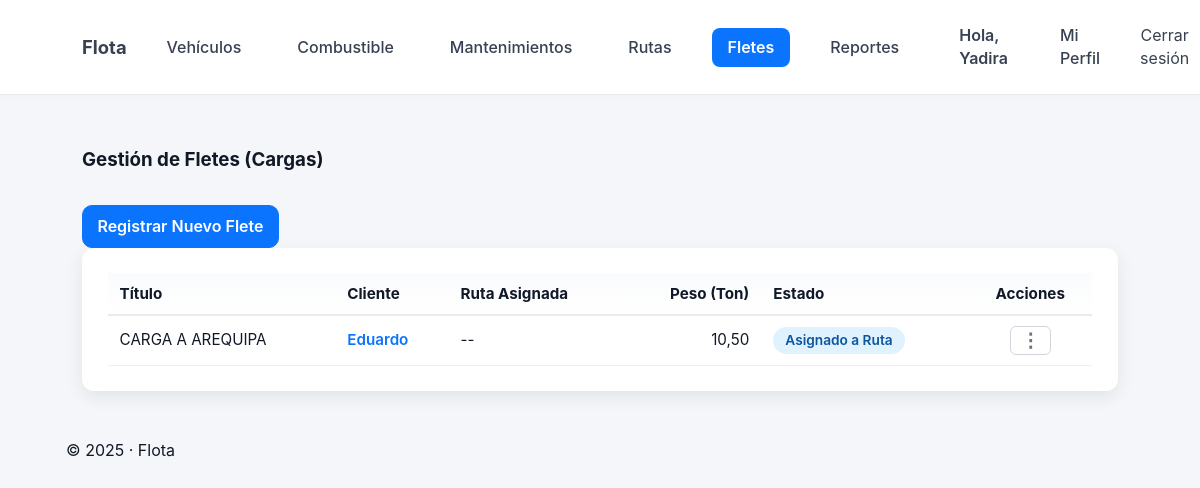
Screenshot of /fletes/ (signed in) with the database file from the repository.
### vehiculos/models.py (models this page shows, shortened)
class Flete(models.Model):
    ESTADO_PENDIENTE = 'pendiente'
    ESTADO_ASIGNADO = 'asignado'
    ESTADO_EN_TRANSITO = 'en_transito'
    ESTADO_ENTREGADO = 'entregado'
    ESTADO_CANCELADO = 'cancelado'
    ESTADO_CHOICES = [
        (ESTADO_PENDIENTE, 'Pendiente de Asignación'),
        (ESTADO_ASIGNADO, 'Asignado a Ruta'),
        (ESTADO_EN_TRANSITO, 'En Tránsito'),
        (ESTADO_ENTREGADO, 'Entregado'),
        (ESTADO_CANCELADO, 'Cancelado'),
    ]
    titulo = models.CharField(max_length=200, default='Carga sin título')
    cliente = models.CharField(max_length=200, blank=True, help_text="Nombre del cliente o empresa")
    descripcion = models.TextField(blank=True, default='')
    estado = models.CharField(
        max_length=20,
        choices=ESTADO_CHOICES,
        default=ESTADO_PENDIENTE,
        help_text="Estado actual del flete"
    )
    ruta = models.ForeignKey(
        'Ruta',  # <-- Debe apuntar al modelo 'Ruta'
        null=True,
        blank=True,
        on_delete=models.SET_NULL,
        related_name="fletes_asignados"
    )
    peso_toneladas = models.DecimalField(
        max_digits=5,
        decimal_places=2,
        null=True,
        blank=True,
        help_text="Peso de la carga en toneladas"
    )
    fecha_creacion = models.DateTimeField(auto_now_add=True)
    class Meta:
        ordering = ['-fecha_creacion']

### vehiculos/decorators.py (the view)
    def wrap(request, *args, **kwargs):
        if not request.user.is_authenticated:
            messages.error(request, 'Debes iniciar sesión para ver esta página.')
            return redirect('login') # Asumo que tu URL de login se llama 'login'
        if request.user.is_staff:
            return function(request, *args, **kwargs)
        perfil = getattr(request.user, 'perfil', None)
        if perfil and perfil.rol != 'chofer':
            return function(request, *args, **kwargs)
        messages.error(request, 'No tienes permiso para acceder a esta página.')
        return redirect('vehiculos:dashboard') # Lo mandamos a su dashboard

### vehiculos/views.py (called while the page is built)
@login_required
@admin_o_logistica_required # Protegemos esta vista
def lista_fletes(request):
    fletes = Flete.objects.all().order_by('-fecha_creacion')
    contexto = {
        'fletes': fletes
    }
    return render(request, 'vehiculos/lista_fletes.html', contexto)

### vehiculos/templates/vehiculos/lista_fletes.html (shortened to what this page needs)
{% extends 'base.html' %}
{% load humanize %}
{% load static %}
{% block content %}
<div class="container mt-4">
  <div class="d-flex justify-content-between align-items-center mb-3">
    <h3>Gestión de Fletes (Cargas)</h3>
    <a href="{% url 'vehiculos:crear_flete' %}" class="btn btn-primary">
      Registrar Nuevo Flete
    </a>
  </div>
  <div class="card shadow-sm">
    <div class="table-responsive">
      <table class="table table-hover">
        <thead>
          <tr>
            <th scope="col">Título</th>
            <th scope="col">Cliente</th>
            <th scope="col">Ruta Asignada</th>
            <th scope="col" class="th-number">Peso (Ton)</th>
            <th scope="col">Estado</th>
            <th scope="col" style="text-align: center;">Acciones</th>
          </tr>
        </thead>
        <tbody>
          {% for flete in fletes %}
          <tr>
            <td>{{ flete.titulo }}</td>
            <td>
              <a href="{% url 'vehiculos:editar_flete' flete.pk %}" style="text-decoration: none; font-weight: 600; color: #0b74ff;">
                {{ flete.cliente|default:"N/A" }}
              </a>
            </td>
            <td>{{ flete.ruta.titulo|default:"--" }}</td>
            <td class="td-number">{{ flete.peso_toneladas|default:"--" }}</td>
            <td>
              <span class="status-chip status-{{ flete.estado }}">
                {{ flete.get_estado_display }}
              </span>
            </td>
            <td style="text-align: center;">
              <div class="actions-menu">
                <button class="actions-menu-button">⋮</button>
              </div>
            </td>
          </tr>
          {% empty %}
          <tr>
            <td colspan="6" class="text-center">
              Aún no hay fletes (cargas) registrados.
            </td>
          </tr>
          {% endfor %}
        </tbody>
      </table>
    </div>
  </div>
</div>
{% endblock %}

### vehiculos/templates/base.html (shortened to what this page needs)
{% load static %}
<!doctype html>
<html lang="es">
<head>
  <link rel="stylesheet" href="{% static 'css/styles.css' %}">
</head>
<body>
  <header class="topbar">
    <div class="container topbar-inner">
      <nav>
        <a class="brand" href="{% url 'vehiculos:dashboard' %}">Flota</a>
        {% if user.is_authenticated %}
          {% with view_name=request.resolver_match.url_name %}
            <a class="nav-link {% if view_name == 'listar_vehiculos' or view_name == 'agregar_vehiculo' or view_name == 'detalle_vehiculo' or view_name == 'editar_vehiculo' %}active{% endif %}"
               href="{% url 'vehiculos:listar_vehiculos' %}">Vehículos</a>
            <a class="nav-link {% if view_name == 'lista_cargas' or view_name == 'nueva_carga' or view_name == 'detalle_carga' %}active{% endif %}"
               href="{% url 'vehiculos:lista_cargas' %}">Combustible</a>
            {% if request.user.is_staff or request.user.perfil.rol != 'chofer' %}
              <a class="nav-link {% if view_name == 'lista_mantenimientos' or view_name == 'registrar_mantenimiento' or view_name == 'detalle_mantenimiento' %}active{% endif %}"
                 href="{% url 'vehiculos:lista_mantenimientos' %}">Mantenimientos</a>
            {% endif %}
            <a class="nav-link {% if view_name == 'lista_rutas' or view_name == 'planificar_ruta' or view_name == 'detalle_ruta' %}active{% endif %}"
               href="{% url 'vehiculos:lista_rutas' %}">Rutas</a>
            {% if request.user.is_staff or request.user.perfil.rol != 'chofer' %}
              <a class="nav-link {% if view_name == 'lista_fletes' or view_name == 'crear_flete' %}active{% endif %}"
                 href="{% url 'vehiculos:lista_fletes' %}">Fletes</a>
            {% endif %}
            {% if request.user.is_staff or request.user.perfil.rol != 'chofer' %}
              <a class="nav-link {% if view_name == 'reporte_consumo' %}active{% endif %}"
                 href="{% url 'vehiculos:reporte_consumo' %}">Reportes</a>
            {% endif %}
          </nav>
          <nav>
            <div class="user-block">
              <span class="user">Hola, {{ user.username }}</span>
              <a class="nav-link {% if view_name == 'mi_perfil' %}active{% endif %}"
                 href="{% url 'vehiculos:mi_perfil' %}">Mi Perfil</a>
              <form method="post" action="{% url 'logout' %}" style="display:inline;margin:0;">
                <button type="submit" class="logout-button">
                  Cerrar sesión
                </button>
              </form>
            </div>
          {% endwith %}
        {% else %}
          <a class="nav-link" href="{% url 'vehiculos:signup' %}">Registro</a>
          <a class="nav-link" href="{% url 'login' %}">Iniciar sesión</a>
        {% endif %}
      </nav>
    </div>
  </header>
  <main class="container">
    {% block content %}{% endblock %}
  </main>
  <footer class="footer">
    <div class="container">
      {% load tz %}
      {% timezone "America/Lima" %}
         &copy; {% now "Y" %} · Flota
      {% endtimezone %}
    </div>
  </footer>
</body>
</html>

### static/css/styles.css (style rules this page uses)
:root { --bg: #f4f6f9; --card: #ffffff; --muted: #6b7280; --primary: #0b74ff; --accent: #2b9af3; --radius: 12px; --container: 1100px; --shadow: 0 6px 18px rgba(12, 20, 30, 0.08); --glass: linear-gradient(180deg, rgba(255, 255, 255, 0.9), rgba(250, 250, 250, 0.9)); }
* { box-sizing: border-box; }
body { margin: 0; font-family: Inter, "Segoe UI", Roboto, Arial, sans-serif; background: var(--bg); color: #111827; -webkit-font-smoothing: antialiased; -moz-osx-font-smoothing: grayscale; line-height: 1.45; }
.container { max-width: var(--container); margin: 0 auto; padding: 1rem; }
.topbar { background: #fff; border-bottom: 1px solid #e6e9ee; box-shadow: 0 2px 6px rgba(8, 10, 20, 0.02); }
.topbar .container, .topbar-inner { display: flex; align-items: center; justify-content: space-between; gap: 1rem; }
.brand { display: inline-block; font-weight: 700; font-size: 1.15rem; color: var(--primary); text-decoration: none; }
.topbar nav { display: flex; align-items: center; gap: 0.75rem; }
.topbar nav a, .topbar nav .user { margin-left: 1rem; color: #374151; text-decoration: none; display: inline-block; }
.nav-link { color: #374151; text-decoration: none; padding: 0.35rem 0.6rem; border-radius: 8px; }
.topbar .user { color: #374151; font-weight: 600; }
.btn { display: inline-block; padding: 0.55rem 0.9rem; border-radius: 10px; text-decoration: none; font-weight: 600; border: 1px solid transparent; cursor: pointer; transition: transform 0.12s ease, opacity 0.12s ease; }
.btn-primary { background: var(--primary); color: #fff; border-color: var(--primary); margin-top: 0.8rem; }
.card { background: var(--card); border-radius: var(--radius); padding: 1.6rem; box-shadow: var(--shadow); max-width: 100%; }
.table-responsive { overflow-x: auto; }
.table { width: 100%; border-collapse: collapse; font-family: inherit; }
.table thead th { text-align: left; font-size: 0.95rem; padding: 0.6rem 0.75rem; border-bottom: 2px solid #e9ecef; background: linear-gradient(180deg, #fafbfd, #fff); }
.table tbody td { padding: 0.6rem 0.75rem; border-bottom: 1px solid #f0f0f0; vertical-align: middle; font-size: 0.95rem; }

### vehiculos/templates/base.html (style rules this page uses)
:root { --primary-color: #0b74ff; --primary-color-text: #ffffff; --hover-bg: #f3f4f6; --text-color: #374151; --text-color-light: #6b7280; }
.topbar-inner { display: flex; justify-content: space-between; align-items: center; width: 100%; }
.topbar nav { display: flex; align-items: center; gap: 0.5rem; }
.topbar nav .nav-link { padding: 8px 16px; border-radius: 8px; text-decoration: none; font-weight: 500; color: var(--text-color); transition: background-color 0.2s ease, color 0.2s ease; }
.topbar nav .nav-link.active { background-color: var(--primary-color); color: var(--primary-color-text); font-weight: 600; }
.user-block { display: flex; align-items: center; gap: 0.5rem; margin-left: auto; }
.user-block .user { font-weight: 600; color: var(--text-color); padding: 8px 12px; }
.logout-button { padding: 8px 16px; border-radius: 8px; font-weight: 500; color: var(--text-color); background: none; border: none; cursor: pointer; font: inherit; text-decoration: none; transition: background-color 0.2s ease, color 0.2s ease; }

### vehiculos/templates/vehiculos/lista_fletes.html (style rules this page uses)
.actions-menu { position: relative; display: inline-block; }
.actions-menu-button { background: none; border: 1px solid #d1d5db; border-radius: 6px; padding: 2px 10px; font-size: 1.2rem; font-weight: bold; line-height: 1.2; color: #6b7280; cursor: pointer; transition: background-color 0.2s ease; }
.status-chip { display: inline-block; padding: 4px 12px; border-radius: 99px; font-weight: 600; font-size: 0.9em; }
.status-asignado { background-color: #e0f2fe; color: #0c54a0; }
.table th.th-number, .table td.td-number { text-align: right; }

### rows the page displays
Flete: titulo "CARGA A AREQUIPA", cliente "Eduardo", ruta.titulo "--", peso_toneladas "10,50", estado "Asignado a Ruta"

### other values shown
{{ user.username }} "Yadira"
